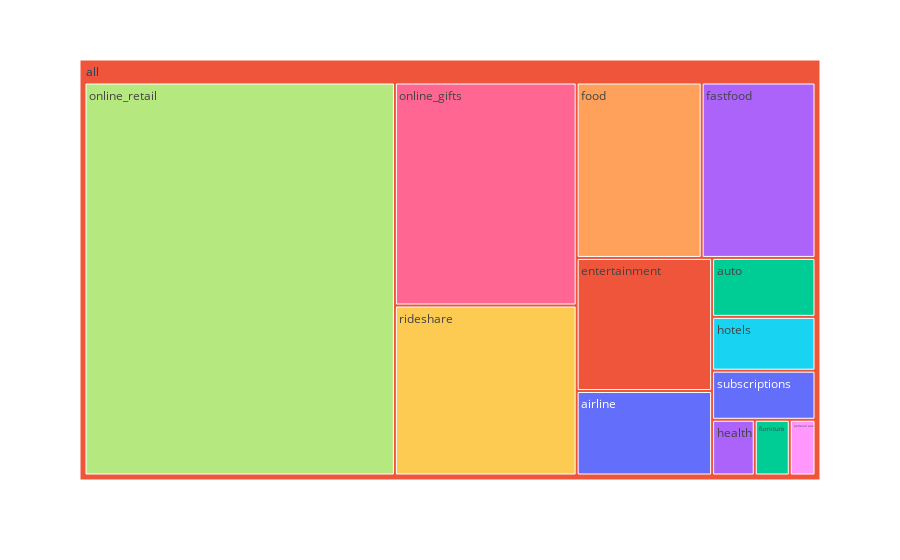

Notebook code cell kept with this figure:
### Code cell
df_fraud["all"] = "all" # in order to have a single root node
df_normal["all"] = "all"
fig = px.treemap(df_fraud, path=['all', 'merchantCategoryCode'], values='transactionAmount', color='merchantCategoryCode')
fig.show()

### Figure 1 — Plotly figure (JSON) as saved in the notebook; plotly's stock layout.template omitted (floating-point values rounded to 4 significant figures)
{"data": [{"branchvalues": "total", "customdata": [["airline"], ["entertainment"], ["auto"], ["fastfood"], ["food"], ["hotels"], ["online_gifts"], ["online_retail"], ["personal care"], ["rideshare"], ["subscriptions"], ["(?)"], ["furniture"], ["health"]], "domain": {"x": [0, 1], "y": [0, 1]}, "hovertemplate": "labels=%{label}<br>transactionAmount=%{value}<br>parent=%{parent}<br>id=%{id}<br>merchantCategoryCode=%{customdata[0]}<extra></extra>", "ids": ["all/airline", "all/entertainment", "all/auto", "all/fastfood", "all/food", "all/hotels", "all/online_gifts", "all/online_retail", "all/personal care", "all/rideshare", "all/subscriptions", "all", "all/furniture", "all/health"], "labels": ["airline", "entertainment", "auto", "fastfood", "food", "hotels", "online_gifts", "online_retail", "personal care", "rideshare", "subscriptions", "all", "furniture", "health"], "marker": {"colors": ["#636efa", "#EF553B", "#00cc96", "#ab63fa", "#FFA15A", "#19d3f3", "#FF6692", "#B6E880", "#FF97FF", "#FECB52", "#636efa", "#EF553B", "#00cc96", "#ab63fa"]}, "name": "", "parents": ["all", "all", "all", "all", "all", "all", "all", "all", "all", "all", "all", "", "all", "all"], "type": "treemap", "values": [111400.0, 175500.0, 59310.0, 194400.0, 213500.0, 54170.0, 394500.0, 1188000.0, 13950.0, 300700.0, 49390.0, 2797000.0, 18990.0, 23120.0]}], "layout": {"legend": {"tracegroupgap": 0}, "margin": {"t": 60}}}
